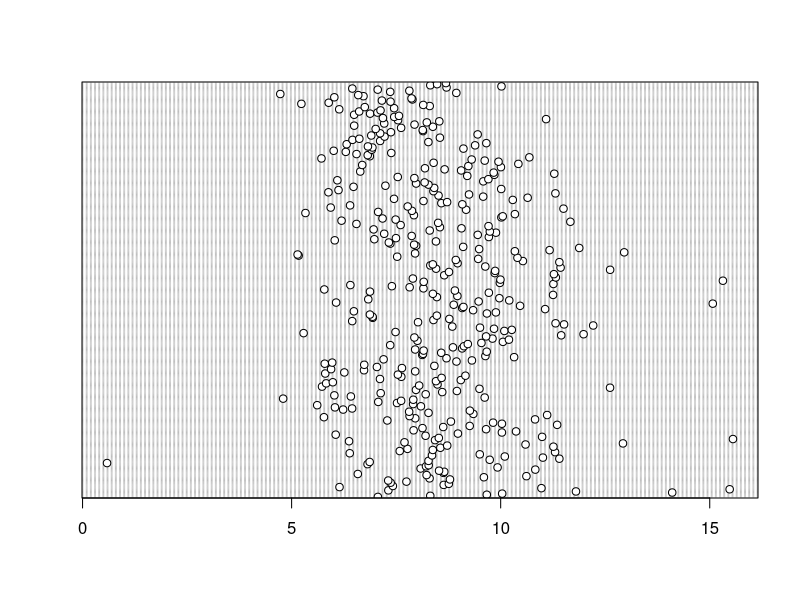
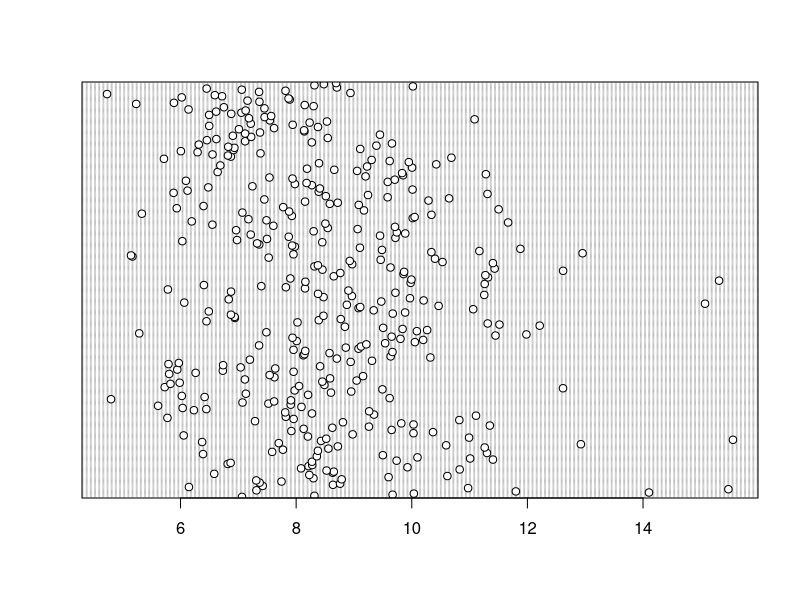

Write the R code that produced these figures, in order. (Note: this script raises an error after producing the figures.)
library(tidyverse)
library(readxl)

ci <- read_excel('data/Length and CI.xlsx')
dotchart(ci$CI)

# remove one outlier
head(arrange(ci, CI))
# sample 32 CI<1

ci <- 
  filter(ci,CI>1) %>% 
  mutate(Site = fct_recode(Site, Koutou = "K", Shipwreck = "S"),
         Density = fct_recode(Density, Control = "C", Low = "L", High = "H"),
         Density = fct_relevel(Density, "Control", "Low"),
         Type = if_else(is.na(Type) & Site=="Koutou", "U", Type),
         Type = if_else(is.na(Type), "E", Type))
  
dotchart(ci$CI)

# summary stats condion index ----------
ci %>% 
  drop_na(CI) %>% 
  group_by(Site,	Density,	Rep, Type) %>% 
  summarise(n = n())


ci %>% 
  drop_na(CI) %>% 
  group_by(Site) %>% 
  summarise(mean = mean(CI),
            n = n(),
            sd = sd(CI),
            se = sd/sqrt(n))


# Boxplot---------
ggplot(ci, aes(x = Density, y = CI)) +
  geom_boxplot() +
  facet_grid( Type ~ Site) +
  theme_javier()

ggplot(ci, aes(x = Density, y = Length)) +
  geom_boxplot() +
  facet_grid( Type ~ Site) +
  theme_bw()


# useless dynamite plot---
# ggplot(ci, aes(x = Density, y = CI)) +  
#   stat_summary(fun.y = mean, geom = "bar", fill = 'gray80', color = 1, alpha =0) +  
#   stat_summary(fun.data =  "mean_cl_boot", geom = "errorbar", width = 0.2) +
#   facet_grid( Type ~ Site) +
#   theme_bw()

ggplot(ci, aes(x = Density, y = CI)) +  
  stat_summary(fun.data = "mean_cl_boot", colour = 1, size = 1 ) +
  facet_grid( Type ~ Site) +
  theme_bw()

und_ci <- filter(ci,Type=="U")
tr_ci <- filter(ci,Type!="U")

ggplot(und_ci, aes(x = Density, y = CI)) +  
  stat_summary(fun.data = "mean_cl_boot", colour = 1, size = 1 ) +
  facet_wrap( ~ Site) +
  theme_javier() +
  ylab('Condition index')


ci_plot_und <- 
  ggplot(und_ci, aes(x = Density, y = CI)) +  
  geom_boxplot() +
  facet_wrap( ~ Site) +
  theme_javier() +
  labs(y = 'Condition index', x = '', title = "B. Undisturbed mussels")


ci_plot_tr <- 
  ggplot(tr_ci, aes(x = Density, y = CI)) +  
  geom_boxplot() +
  theme_javier() +
  labs(y = 'Condition index', x = '', title = "A. Transplanted mussels")


ggarrange(ci_plot_und, ci_plot_tr)

ci %>% 
  drop_na(CI) %>% 
ggplot( aes(x = Density, y = CI)) +  
  geom_boxplot() +
  facet_wrap( ~ paste(Site,Type, sep =" ")) +
  theme_javier() +
  labs(y = 'Condition index', x = '')


# anova condition index ---------
m1 <- aov(sqrt(CI)~Site*Density, und_ci)
anova(m1)
TukeyHSD(m1)

m2 <- aov(sqrt(CI)~Density, tr_ci)
anova(m2)
TukeyHSD(m2)

m3 <- aov(sqrt(Length)~Site*Density, ci)
anova(m3)
TukeyHSD(m3)

# Initial mussel size data---------------
size <- 
  read_csv('data/UW-Caliper 0111_Pyura_4_17.CSV') %>% 
  filter(mm>0) 


summary(size$mm)
ggplot(size, aes(x = mm,  stat(count),fill = Site)) +
  geom_density(alpha = .3) +
  labs(x = 'Mussel size (mm)', y = 'Number of individuals')

size %>% 
  group_by(Site) %>% 
  summarise(mean = mean(mm),
            n = n(),
            sd = sd(mm),
            se = sd/sqrt(n))


